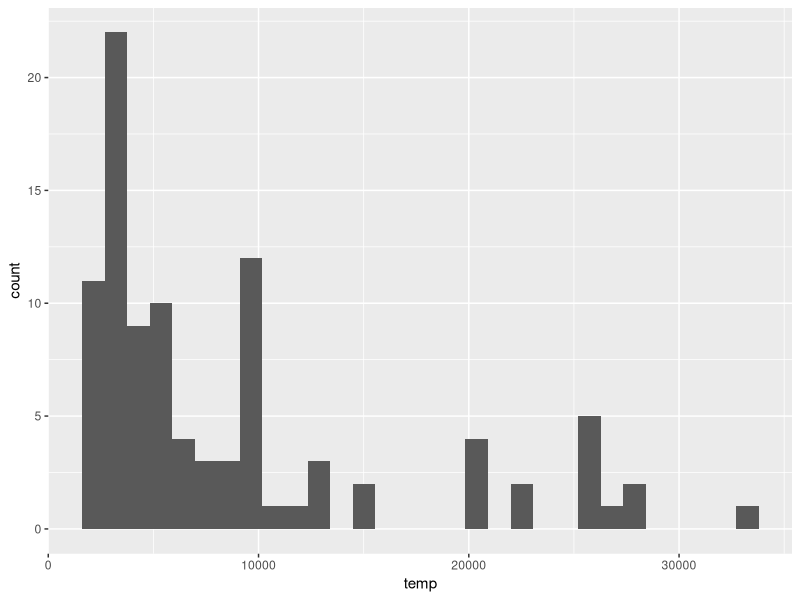

Reproduce this figure in R.
library(tidyverse)
library(dslabs)
data(stars)
options(digits = 3)


stars%>% filter(!is.na(temp)) %>% ggplot(aes(temp))+geom_histogram()
